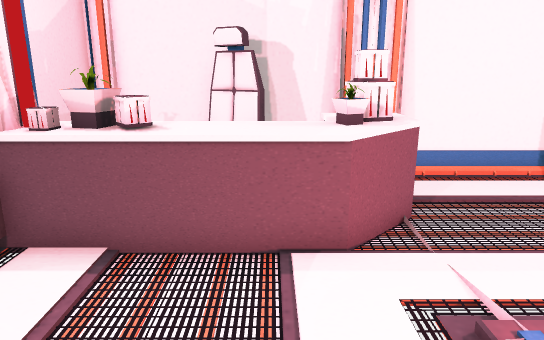
view 1 (above)

12 first-person views from a walk through a Unity game level. The camera is 1.5 m above the floor, tilts 14° down and sees 70° across. The floor is counted in squares, 0.5 m on a side. Each view is taken from the middle of a square. On the plan, view 1 faces up. The plan holds only what a view shows up to about 20 squares ahead; the rest is blank. The place goes on beyond the plan.

view 2
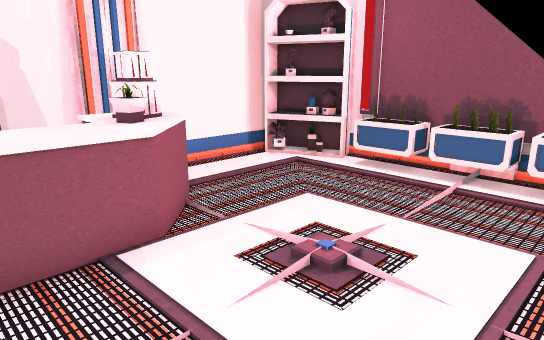

view 3
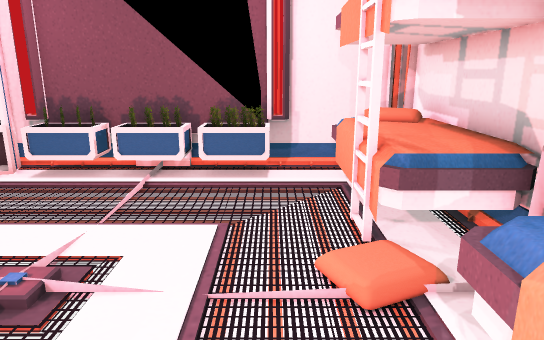

view 4
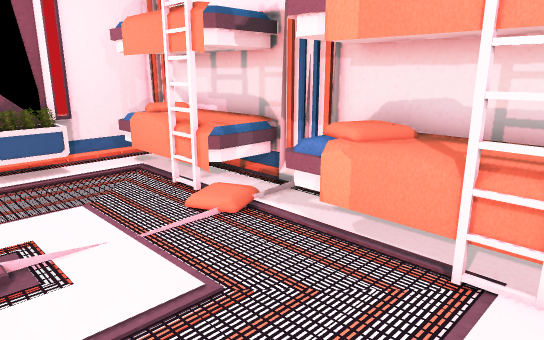

view 5
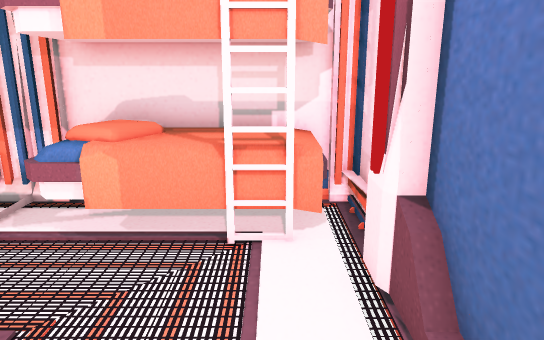

view 6
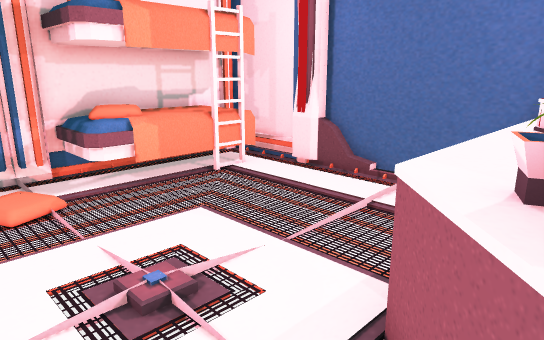

view 7
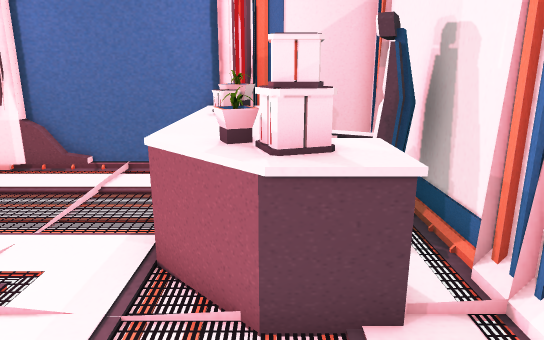

view 8
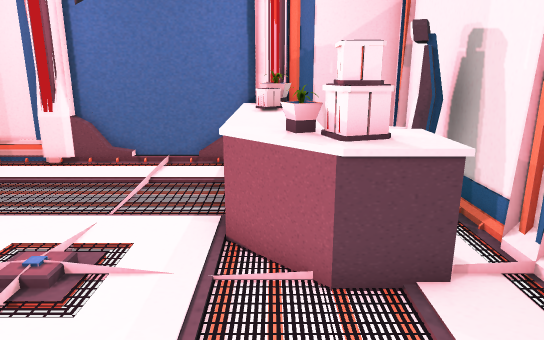

view 9
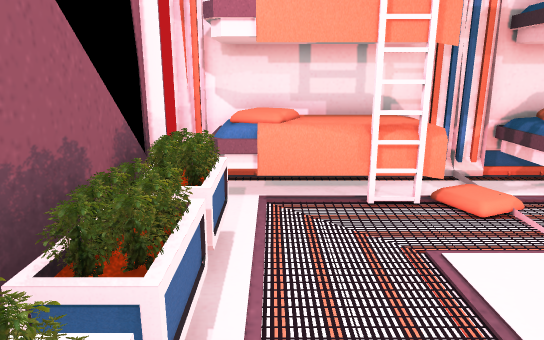

view 10
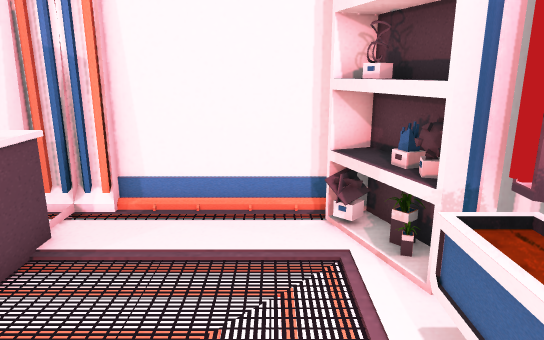

view 11
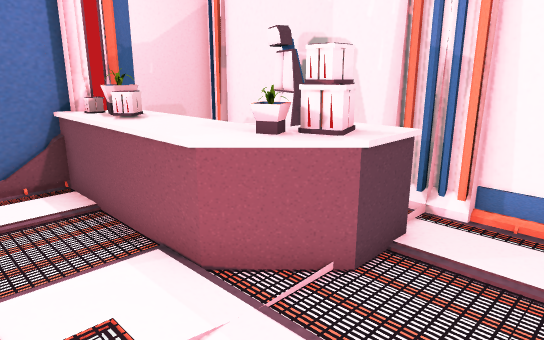

view 12
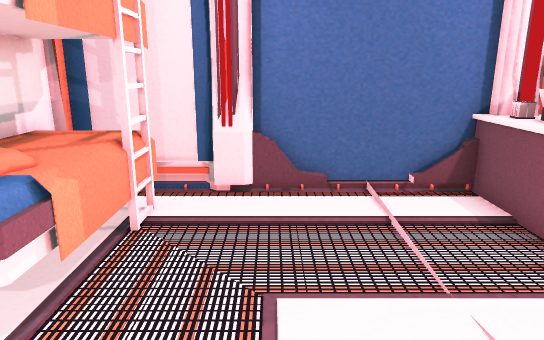

### Floor plan
Points are (right, up) in squares from view 1. A wall is a line through its corners. A room is listed if a view was taken in it or the views show most of it. See-through windows are left out.
Room 1 (views 1, 2, 3, 4, 5, 6, 7, 8, 9, 10, 11, 12)
walls: (1.4, -4.2) (3.6, -4.2); (1.9, -4.4) (1.9, -3.9); (-4.5, 2.5) (-4.5, -0.5); (9.8, -0.5) (9.8, 0); (9.8, 7) (9.8, 7.5); (10.2, -0.4) (10.2, 7); (3.6, 11.1) (1.9, 11.1); (-4.8, 0) (-4.2, 0); (10.5, 7.2) (10.5, 8.8); (-4.9, -0.4) (-4.9, -4.2); (-4.9, 6.5) (-4.9, 0.5); (-4.5, 7.5) (-4.5, 6.6); (-5, -0.9) (-5, -3.8); (9.4, -4.2) (10.5, -4.2) (10.5, 0.1); (10.1, -3.6) (10.6, -3.6); (-2.4, 11.3) (-4.9, 11.3) (-4.9, 7.5); (8.5, 11.3) (-0.5, 11.3); (9.8, -4.4) (9.8, -3.9)
low walls: (-4.5, 6.3) (-4.5, 4.5); (-4.7, -0.5) (-5, -0.9)
objects: bed (-4, -4) to (-1, -2); cabinet (-4, 6) to (-3, 6); battery (-4, 7); cabinet (-4, 8) to (-3, 8); battery (-3, 7) to (-2, 7); cabinet (-2, 6) to (-1, 8); other object (-2, 10) to (0, 11); pillow (-1, -4) to (1, -2); cabinet (0, 6) to (3, 10); bed (1, -3) to (2, -2); battery (2, 8) to (2, 9); bed (4, -4) to (7, -2); pillow (7, -4) to (9, -2); statue (8, 10); bed (9, -2); planter (9, 0) to (9, 2); planter (9, 3) to (9, 4); planter (9, 5) to (9, 7); shelf (9, 8) to (10, 9); plant (9, 9); statue (9, 10); shelf (9, 11)

Positions as (right, up) in squares from view 1, and headings:
1: (0, 0), facing up
2: (-2, 0), facing up-right
3: (-2, 0), facing right
4: (-4, 4), facing down-right
5: (-3, 5), facing down
6: (5, 8), facing down-left
7: (7, 8), facing left
8: (8, 7), facing left
9: (8, 7), facing down
10: (7, 3), facing up
11: (6, 3), facing up-left
12: (5, 1), facing left
